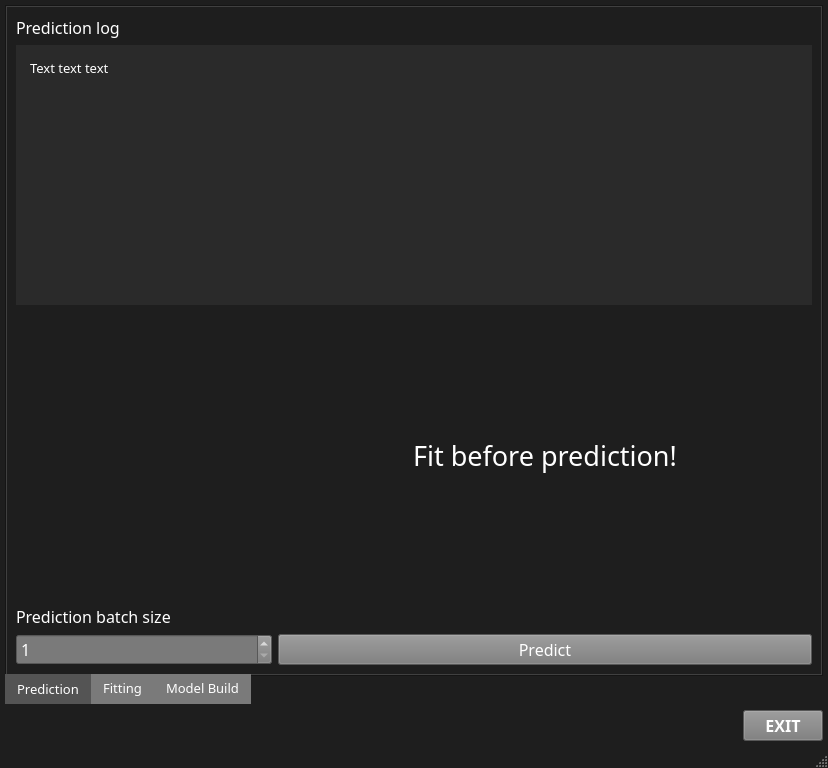
<?xml version="1.0" encoding="UTF-8"?>
<ui version="4.0">
 <class>MainWindow</class>
 <widget class="QMainWindow" name="MainWindow">
  <property name="geometry">
   <rect>
    <x>0</x>
    <y>0</y>
    <width>828</width>
    <height>768</height>
   </rect>
  </property>
  <property name="sizePolicy">
   <sizepolicy hsizetype="Fixed" vsizetype="Fixed">
    <horstretch>0</horstretch>
    <verstretch>0</verstretch>
   </sizepolicy>
  </property>
  <property name="windowTitle">
   <string>MainWindow</string>
  </property>
  <property name="styleSheet">
   <string notr="true">QMainWindow {
    background-color: rgb(30, 30, 30);
}</string>
  </property>
  <widget class="QWidget" name="centralwidget">
   <property name="styleSheet">
    <string notr="true">QWidget {
    background-color: rgb(30, 30, 30);
}</string>
   </property>
   <layout class="QGridLayout" name="gridLayout_2">
    <property name="leftMargin">
     <number>5</number>
    </property>
    <property name="topMargin">
     <number>5</number>
    </property>
    <property name="rightMargin">
     <number>5</number>
    </property>
    <property name="bottomMargin">
     <number>5</number>
    </property>
    <item row="0" column="0">
     <widget class="QTabWidget" name="menu">
      <property name="font">
       <font>
        <family>Malgun Gothic</family>
        <pointsize>10</pointsize>
       </font>
      </property>
      <property name="styleSheet">
       <string notr="true">QTabBar::tab {
    color: rgb(255, 255, 255);
	background-color: rgb(122, 122, 122);
}

QTabBar::tab:selected {
    color: rgb(255, 255, 255);
	background-color: rgb(84, 84, 84);
}</string>
      </property>
      <property name="tabPosition">
       <enum>QTabWidget::South</enum>
      </property>
      <property name="tabShape">
       <enum>QTabWidget::Rounded</enum>
      </property>
      <property name="currentIndex">
       <number>0</number>
      </property>
      <property name="iconSize">
       <size>
        <width>50</width>
        <height>50</height>
       </size>
      </property>
      <property name="elideMode">
       <enum>Qt::ElideMiddle</enum>
      </property>
      <property name="movable">
       <bool>false</bool>
      </property>
      <widget class="QWidget" name="prediction">
       <property name="styleSheet">
        <string notr="true">QPushButton {
    color: rgb(255, 255, 255);
	background-color: rgb(122, 122, 122);
}</string>
       </property>
       <attribute name="title">
        <string>Prediction</string>
       </attribute>
       <layout class="QVBoxLayout" name="verticalLayout_3">
        <item>
         <widget class="QLabel" name="label_4">
          <property name="font">
           <font>
            <family>Malgun Gothic</family>
            <pointsize>12</pointsize>
           </font>
          </property>
          <property name="styleSheet">
           <string notr="true">QLabel {
    color: rgb(255, 255, 255);
}</string>
          </property>
          <property name="text">
           <string>Prediction log</string>
          </property>
         </widget>
        </item>
        <item>
         <widget class="QPlainTextEdit" name="prediction_log">
          <property name="font">
           <font>
            <family>Malgun Gothic</family>
            <pointsize>10</pointsize>
           </font>
          </property>
          <property name="contextMenuPolicy">
           <enum>Qt::NoContextMenu</enum>
          </property>
          <property name="styleSheet">
           <string notr="true">QPlainTextEdit {
    background-color: rgb(42, 42, 42);
    color: rgb(255, 255, 255);
    border: none;
	padding: 10px;
}

/* VERTICAL SCROLLBAR */
 QScrollBar:vertical {
	border: none;
    width: 14px;
    margin: 15px 0 15px 0;
 }

/*  HANDLE BAR VERTICAL */
QScrollBar::handle:vertical {	
	background-color:  rgb(90, 90, 90);
	color: rgb(130, 130, 130);
	min-height: 30px;
	border: none;
}
QScrollBar::handle:vertical:hover{	
	background-color: rgb(255, 0, 127);
}
QScrollBar::handle:vertical:pressed {	
	background-color: rgb(185, 0, 92);
}

/* BTN TOP - SCROLLBAR */
QScrollBar::sub-line:vertical {
	border: none;
	background-color:  rgb(130, 130, 130);
	height: 15px;
	subcontrol-position: top;
	subcontrol-origin: margin;
}
QScrollBar::sub-line:vertical:hover {	
	background-color: rgb(255, 0, 127);
}
QScrollBar::sub-line:vertical:pressed {	
	background-color: rgb(185, 0, 92);
}

/* BTN BOTTOM - SCROLLBAR */
QScrollBar::add-line:vertical {
	border: none;
	background-color: rgb(130, 130, 130);
	height: 15px;
	subcontrol-position: bottom;
	subcontrol-origin: margin;
}
QScrollBar::add-line:vertical:hover {	
	background-color: rgb(255, 0, 127);
}
QScrollBar::add-line:vertical:pressed {	
	background-color: rgb(185, 0, 92);
}

/* RESET ARROW */
QScrollBar::up-arrow:vertical, QScrollBar::down-arrow:vertical {
	background: none;
}
QScrollBar::add-page:vertical, QScrollBar::sub-page:vertical {
	background: none;
}
</string>
          </property>
          <property name="plainText">
           <string>Text text text</string>
          </property>
         </widget>
        </item>
        <item>
         <layout class="QHBoxLayout" name="horizontalLayout_2">
          <item>
           <layout class="QVBoxLayout" name="verticalLayout_9">
            <property name="spacing">
             <number>0</number>
            </property>
            <item>
             <widget class="QLabel" name="predict_image">
              <property name="sizePolicy">
               <sizepolicy hsizetype="Fixed" vsizetype="Fixed">
                <horstretch>0</horstretch>
                <verstretch>0</verstretch>
               </sizepolicy>
              </property>
              <property name="minimumSize">
               <size>
                <width>256</width>
                <height>256</height>
               </size>
              </property>
              <property name="maximumSize">
               <size>
                <width>256</width>
                <height>256</height>
               </size>
              </property>
              <property name="font">
               <font>
                <family>Malgun Gothic</family>
                <pointsize>12</pointsize>
               </font>
              </property>
              <property name="styleSheet">
               <string notr="true">QLabel {
    color: rgb(255, 255, 255);
}</string>
              </property>
              <property name="text">
               <string/>
              </property>
             </widget>
            </item>
            <item>
             <layout class="QHBoxLayout" name="horizontalLayout_7">
              <item>
               <widget class="QLabel" name="predict_results">
                <property name="sizePolicy">
                 <sizepolicy hsizetype="Preferred" vsizetype="Expanding">
                  <horstretch>0</horstretch>
                  <verstretch>0</verstretch>
                 </sizepolicy>
                </property>
                <property name="font">
                 <font>
                  <family>Malgun Gothic</family>
                  <pointsize>12</pointsize>
                 </font>
                </property>
                <property name="styleSheet">
                 <string notr="true">QLabel {
    color: rgb(255, 255, 255);
}</string>
                </property>
                <property name="text">
                 <string/>
                </property>
                <property name="wordWrap">
                 <bool>true</bool>
                </property>
               </widget>
              </item>
              <item>
               <widget class="QLabel" name="predict_correct_image">
                <property name="sizePolicy">
                 <sizepolicy hsizetype="Fixed" vsizetype="Fixed">
                  <horstretch>32</horstretch>
                  <verstretch>32</verstretch>
                 </sizepolicy>
                </property>
                <property name="minimumSize">
                 <size>
                  <width>32</width>
                  <height>32</height>
                 </size>
                </property>
                <property name="maximumSize">
                 <size>
                  <width>32</width>
                  <height>32</height>
                 </size>
                </property>
                <property name="font">
                 <font>
                  <family>Malgun Gothic</family>
                  <pointsize>12</pointsize>
                 </font>
                </property>
                <property name="styleSheet">
                 <string notr="true">QLabel {
    color: rgb(255, 255, 255);
}</string>
                </property>
                <property name="text">
                 <string/>
                </property>
               </widget>
              </item>
             </layout>
            </item>
           </layout>
          </item>
          <item>
           <widget class="QLabel" name="fit_before_prediction_label">
            <property name="sizePolicy">
             <sizepolicy hsizetype="MinimumExpanding" vsizetype="Preferred">
              <horstretch>0</horstretch>
              <verstretch>0</verstretch>
             </sizepolicy>
            </property>
            <property name="font">
             <font>
              <family>Malgun Gothic</family>
              <pointsize>20</pointsize>
             </font>
            </property>
            <property name="styleSheet">
             <string notr="true">QLabel {
    color: rgb(255, 255, 255);
}</string>
            </property>
            <property name="text">
             <string>Fit before prediction!</string>
            </property>
            <property name="alignment">
             <set>Qt::AlignCenter</set>
            </property>
           </widget>
          </item>
         </layout>
        </item>
        <item>
         <layout class="QGridLayout" name="gridLayout_3">
          <item row="0" column="0">
           <widget class="QLabel" name="label_9">
            <property name="maximumSize">
             <size>
              <width>256</width>
              <height>16777215</height>
             </size>
            </property>
            <property name="font">
             <font>
              <family>Malgun Gothic</family>
              <pointsize>12</pointsize>
             </font>
            </property>
            <property name="styleSheet">
             <string notr="true">QLabel {
    color: rgb(255, 255, 255);
}</string>
            </property>
            <property name="text">
             <string>Prediction batch size</string>
            </property>
           </widget>
          </item>
          <item row="1" column="0">
           <widget class="QSpinBox" name="prediction_batch_size_spin_box">
            <property name="sizePolicy">
             <sizepolicy hsizetype="Preferred" vsizetype="Fixed">
              <horstretch>0</horstretch>
              <verstretch>0</verstretch>
             </sizepolicy>
            </property>
            <property name="minimumSize">
             <size>
              <width>0</width>
              <height>25</height>
             </size>
            </property>
            <property name="maximumSize">
             <size>
              <width>256</width>
              <height>16777215</height>
             </size>
            </property>
            <property name="font">
             <font>
              <family>Malgun Gothic</family>
              <pointsize>12</pointsize>
             </font>
            </property>
            <property name="styleSheet">
             <string notr="true">QSpinBox {
    color: rgb(255, 255, 255);
	background-color: rgb(122, 122, 122);
}

QSpinBox QAbstractItemView {

        color: rgb(255, 255, 255);
}

QSpinBox QAbstractItemView::item {
	color: rgb(255, 255, 255);
}
</string>
            </property>
            <property name="minimum">
             <number>1</number>
            </property>
            <property name="maximum">
             <number>1000</number>
            </property>
           </widget>
          </item>
          <item row="1" column="1">
           <widget class="QPushButton" name="predict_button">
            <property name="font">
             <font>
              <family>Malgun Gothic</family>
              <pointsize>12</pointsize>
             </font>
            </property>
            <property name="styleSheet">
             <string notr="true">QPushButton {
    color: rgb(255, 255, 255);
	background-color: rgb(122, 122, 122);
}

QPushButton:disabled {
    color: rgb(124, 124, 124);
	background-color: rgb(75, 75, 75);
}</string>
            </property>
            <property name="text">
             <string>Predict</string>
            </property>
           </widget>
          </item>
         </layout>
        </item>
        <item>
         <layout class="QHBoxLayout" name="horizontalLayout_3"/>
        </item>
       </layout>
      </widget>
      <widget class="QWidget" name="fitting">
       <property name="sizePolicy">
        <sizepolicy hsizetype="Ignored" vsizetype="Preferred">
         <horstretch>0</horstretch>
         <verstretch>0</verstretch>
        </sizepolicy>
       </property>
       <attribute name="title">
        <string>Fitting</string>
       </attribute>
       <layout class="QVBoxLayout" name="verticalLayout_4">
        <item>
         <widget class="QLabel" name="label">
          <property name="font">
           <font>
            <family>Malgun Gothic</family>
            <pointsize>12</pointsize>
           </font>
          </property>
          <property name="styleSheet">
           <string notr="true">QLabel {
    color: rgb(255, 255, 255);
}</string>
          </property>
          <property name="text">
           <string>Fitting log</string>
          </property>
         </widget>
        </item>
        <item>
         <widget class="QPlainTextEdit" name="fitting_log">
          <property name="font">
           <font>
            <family>Malgun Gothic</family>
            <pointsize>10</pointsize>
           </font>
          </property>
          <property name="contextMenuPolicy">
           <enum>Qt::NoContextMenu</enum>
          </property>
          <property name="styleSheet">
           <string notr="true">QPlainTextEdit {
    background-color: rgb(42, 42, 42);
    color: rgb(255, 255, 255);
    border: none;
	padding: 10px;
}

/* VERTICAL SCROLLBAR */
 QScrollBar:vertical {
	border: none;
    width: 14px;
    margin: 15px 0 15px 0;
 }

/*  HANDLE BAR VERTICAL */
QScrollBar::handle:vertical {	
	background-color:  rgb(90, 90, 90);
	color: rgb(130, 130, 130);
	min-height: 30px;
	border: none;
}
QScrollBar::handle:vertical:hover{	
	background-color: rgb(255, 0, 127);
}
QScrollBar::handle:vertical:pressed {	
	background-color: rgb(185, 0, 92);
}

/* BTN TOP - SCROLLBAR */
QScrollBar::sub-line:vertical {
	border: none;
	background-color:  rgb(130, 130, 130);
	height: 15px;
	subcontrol-position: top;
	subcontrol-origin: margin;
}
QScrollBar::sub-line:vertical:hover {	
	background-color: rgb(255, 0, 127);
}
QScrollBar::sub-line:vertical:pressed {	
	background-color: rgb(185, 0, 92);
}

/* BTN BOTTOM - SCROLLBAR */
QScrollBar::add-line:vertical {
	border: none;
	background-color: rgb(130, 130, 130);
	height: 15px;
	subcontrol-position: bottom;
	subcontrol-origin: margin;
}
QScrollBar::add-line:vertical:hover {	
	background-color: rgb(255, 0, 127);
}
QScrollBar::add-line:vertical:pressed {	
	background-color: rgb(185, 0, 92);
}

/* RESET ARROW */
QScrollBar::up-arrow:vertical, QScrollBar::down-arrow:vertical {
	background: none;
}
QScrollBar::add-page:vertical, QScrollBar::sub-page:vertical {
	background: none;
}
</string>
          </property>
          <property name="plainText">
           <string>Text text text</string>
          </property>
         </widget>
        </item>
        <item>
         <layout class="QGridLayout" name="gridLayout">
          <item row="1" column="0">
           <widget class="QComboBox" name="optimizer_combo_box">
            <property name="font">
             <font>
              <family>Malgun Gothic</family>
              <pointsize>12</pointsize>
             </font>
            </property>
            <property name="styleSheet">
             <string notr="true">QComboBox {
    color: rgb(255, 255, 255);
	background-color: rgb(122, 122, 122);
}


QComboBox QAbstractItemView {

        color: rgb(255, 255, 255);
}

QComboBox QAbstractItemView::item {
	color: rgb(255, 255, 255);
}
</string>
            </property>
            <item>
             <property name="text">
              <string>New Item</string>
             </property>
            </item>
            <item>
             <property name="text">
              <string>New Item</string>
             </property>
            </item>
            <item>
             <property name="text">
              <string>New Item</string>
             </property>
            </item>
           </widget>
          </item>
          <item row="1" column="2">
           <widget class="QSpinBox" name="train_dataset_size_spin_box">
            <property name="sizePolicy">
             <sizepolicy hsizetype="Preferred" vsizetype="Fixed">
              <horstretch>0</horstretch>
              <verstretch>0</verstretch>
             </sizepolicy>
            </property>
            <property name="minimumSize">
             <size>
              <width>0</width>
              <height>25</height>
             </size>
            </property>
            <property name="font">
             <font>
              <family>Malgun Gothic</family>
              <pointsize>12</pointsize>
             </font>
            </property>
            <property name="styleSheet">
             <string notr="true">QSpinBox {
    color: rgb(255, 255, 255);
	background-color: rgb(122, 122, 122);
}

QSpinBox QAbstractItemView {

        color: rgb(255, 255, 255);
}

QSpinBox QAbstractItemView::item {
	color: rgb(255, 255, 255);
}
</string>
            </property>
            <property name="minimum">
             <number>1</number>
            </property>
            <property name="maximum">
             <number>5000</number>
            </property>
           </widget>
          </item>
          <item row="0" column="0">
           <widget class="QLabel" name="label_6">
            <property name="font">
             <font>
              <family>Malgun Gothic</family>
              <pointsize>12</pointsize>
             </font>
            </property>
            <property name="styleSheet">
             <string notr="true">QLabel {
    color: rgb(255, 255, 255);
}</string>
            </property>
            <property name="text">
             <string>Optimizer</string>
            </property>
           </widget>
          </item>
          <item row="1" column="3">
           <widget class="QPushButton" name="fitting_button">
            <property name="enabled">
             <bool>true</bool>
            </property>
            <property name="font">
             <font>
              <family>Malgun Gothic</family>
              <pointsize>12</pointsize>
             </font>
            </property>
            <property name="styleSheet">
             <string notr="true">QPushButton {
    color: rgb(255, 255, 255);
	background-color: rgb(122, 122, 122);
}

QPushButton:disabled {
    color: rgb(124, 124, 124);
	background-color: rgb(75, 75, 75);
}</string>
            </property>
            <property name="text">
             <string>Fit!</string>
            </property>
           </widget>
          </item>
          <item row="0" column="2">
           <widget class="QLabel" name="label_8">
            <property name="font">
             <font>
              <family>Malgun Gothic</family>
              <pointsize>12</pointsize>
             </font>
            </property>
            <property name="styleSheet">
             <string notr="true">QLabel {
    color: rgb(255, 255, 255);
}</string>
            </property>
            <property name="text">
             <string>Train dataset size (each)</string>
            </property>
           </widget>
          </item>
          <item row="1" column="1">
           <widget class="QSpinBox" name="epoch_count_spin_box">
            <property name="sizePolicy">
             <sizepolicy hsizetype="Preferred" vsizetype="Fixed">
              <horstretch>0</horstretch>
              <verstretch>0</verstretch>
             </sizepolicy>
            </property>
            <property name="minimumSize">
             <size>
              <width>0</width>
              <height>25</height>
             </size>
            </property>
            <property name="font">
             <font>
              <family>Malgun Gothic</family>
              <pointsize>12</pointsize>
             </font>
            </property>
            <property name="styleSheet">
             <string notr="true">QSpinBox {
    color: rgb(255, 255, 255);
	background-color: rgb(122, 122, 122);
}

QSpinBox QAbstractItemView {

        color: rgb(255, 255, 255);
}

QSpinBox QAbstractItemView::item {
	color: rgb(255, 255, 255);
}
</string>
            </property>
            <property name="minimum">
             <number>1</number>
            </property>
            <property name="maximum">
             <number>10000</number>
            </property>
           </widget>
          </item>
          <item row="0" column="1">
           <widget class="QLabel" name="label_7">
            <property name="font">
             <font>
              <family>Malgun Gothic</family>
              <pointsize>12</pointsize>
             </font>
            </property>
            <property name="styleSheet">
             <string notr="true">QLabel {
    color: rgb(255, 255, 255);
}</string>
            </property>
            <property name="text">
             <string>Epoch count</string>
            </property>
           </widget>
          </item>
          <item row="0" column="3">
           <widget class="QPushButton" name="delete_model_button">
            <property name="enabled">
             <bool>true</bool>
            </property>
            <property name="font">
             <font>
              <family>Malgun Gothic</family>
              <pointsize>12</pointsize>
             </font>
            </property>
            <property name="styleSheet">
             <string notr="true">QPushButton {
    color: rgb(255, 255, 255);
	background-color: rgb(122, 122, 122);
}

QPushButton:disabled {
    color: rgb(124, 124, 124);
	background-color: rgb(75, 75, 75);
}</string>
            </property>
            <property name="text">
             <string>Delete model</string>
            </property>
           </widget>
          </item>
         </layout>
        </item>
       </layout>
      </widget>
      <widget class="QWidget" name="build">
       <attribute name="title">
        <string>Model Build</string>
       </attribute>
       <layout class="QVBoxLayout" name="verticalLayout_5">
        <item>
         <layout class="QHBoxLayout" name="horizontalLayout">
          <item>
           <widget class="QWidget" name="model_layout" native="true">
            <property name="sizePolicy">
             <sizepolicy hsizetype="Expanding" vsizetype="Expanding">
              <horstretch>0</horstretch>
              <verstretch>0</verstretch>
             </sizepolicy>
            </property>
            <property name="minimumSize">
             <size>
              <width>200</width>
              <height>0</height>
             </size>
            </property>
            <layout class="QVBoxLayout" name="verticalLayout_8">
             <property name="leftMargin">
              <number>0</number>
             </property>
             <property name="topMargin">
              <number>0</number>
             </property>
             <property name="rightMargin">
              <number>5</number>
             </property>
             <property name="bottomMargin">
              <number>0</number>
             </property>
             <item>
              <widget class="QLabel" name="label_3">
               <property name="sizePolicy">
                <sizepolicy hsizetype="Expanding" vsizetype="Preferred">
                 <horstretch>0</horstretch>
                 <verstretch>0</verstretch>
                </sizepolicy>
               </property>
               <property name="font">
                <font>
                 <family>Malgun Gothic</family>
                 <pointsize>12</pointsize>
                </font>
               </property>
               <property name="styleSheet">
                <string notr="true">QLabel {
    color: rgb(255, 255, 255);
}</string>
               </property>
               <property name="text">
                <string>Model</string>
               </property>
              </widget>
             </item>
             <item>
              <layout class="QHBoxLayout" name="layer_item_2" stretch="0,0,1">
               <item>
                <layout class="QHBoxLayout" name="horizontalLayout_8" stretch=""/>
               </item>
               <item>
                <widget class="QLabel" name="name_2">
                 <property name="minimumSize">
                  <size>
                   <width>200</width>
                   <height>30</height>
                  </size>
                 </property>
                 <property name="maximumSize">
                  <size>
                   <width>200</width>
                   <height>16777215</height>
                  </size>
                 </property>
                 <property name="font">
                  <font>
                   <family>Malgun Gothic</family>
                   <pointsize>10</pointsize>
                  </font>
                 </property>
                 <property name="styleSheet">
                  <string notr="true">QLabel {
    color: rgb(255, 255, 255);
}</string>
                 </property>
                 <property name="text">
                  <string>Input layer</string>
                 </property>
                </widget>
               </item>
               <item>
                <layout class="QHBoxLayout" name="parameters_layout_3">
                 <item>
                  <layout class="QHBoxLayout" name="parameter_item" stretch="4,1,0">
                   <property name="sizeConstraint">
                    <enum>QLayout::SetFixedSize</enum>
                   </property>
                   <item>
                    <widget class="QLabel" name="name_5">
                     <property name="maximumSize">
                      <size>
                       <width>130</width>
                       <height>16777215</height>
                      </size>
                     </property>
                     <property name="font">
                      <font>
                       <pointsize>10</pointsize>
                      </font>
                     </property>
                     <property name="styleSheet">
                      <string notr="true">QLabel {
    color: rgb(255, 255, 255);
}</string>
                     </property>
                     <property name="lineWidth">
                      <number>2</number>
                     </property>
                     <property name="text">
                      <string>Image scale in px*px</string>
                     </property>
                     <property name="wordWrap">
                      <bool>true</bool>
                     </property>
                    </widget>
                   </item>
                   <item>
                    <widget class="QDoubleSpinBox" name="image_scale_spin_box">
                     <property name="enabled">
                      <bool>true</bool>
                     </property>
                     <property name="maximumSize">
                      <size>
                       <width>70</width>
                       <height>16777215</height>
                      </size>
                     </property>
                     <property name="font">
                      <font>
                       <pointsize>12</pointsize>
                      </font>
                     </property>
                     <property name="styleSheet">
                      <string notr="true">QDoubleSpinBox {
    color: rgb(255, 255, 255);
	background-color: rgb(122, 122, 122);
}

QDoubleSpinBox QAbstractItemView {

        color: rgb(255, 255, 255);
}

QDoubleSpinBox QAbstractItemView::item {
	color: rgb(255, 255, 255);
}
</string>
                     </property>
                     <property name="decimals">
                      <number>0</number>
                     </property>
                     <property name="minimum">
                      <double>8.000000000000000</double>
                     </property>
                     <property name="maximum">
                      <double>512.000000000000000</double>
                     </property>
                    </widget>
                   </item>
                   <item>
                    <spacer name="horizontalSpacer_2">
                     <property name="orientation">
                      <enum>Qt::Horizontal</enum>
                     </property>
                     <property name="sizeHint" stdset="0">
                      <size>
                       <width>40</width>
                       <height>20</height>
                      </size>
                     </property>
                    </spacer>
                   </item>
                  </layout>
                 </item>
                </layout>
               </item>
              </layout>
             </item>
             <item>
              <widget class="QScrollArea" name="scrollArea">
               <property name="widgetResizable">
                <bool>true</bool>
               </property>
               <widget class="QWidget" name="model_layers_layout">
                <property name="geometry">
                 <rect>
                  <x>0</x>
                  <y>0</y>
                  <width>785</width>
                  <height>489</height>
                 </rect>
                </property>
                <layout class="QVBoxLayout" name="verticalLayout_2">
                 <property name="spacing">
                  <number>5</number>
                 </property>
                 <property name="sizeConstraint">
                  <enum>QLayout::SetFixedSize</enum>
                 </property>
                 <property name="leftMargin">
                  <number>5</number>
                 </property>
                 <property name="topMargin">
                  <number>5</number>
                 </property>
                 <property name="rightMargin">
                  <number>5</number>
                 </property>
                 <property name="bottomMargin">
                  <number>5</number>
                 </property>
                 <item>
                  <spacer name="verticalSpacer">
                   <property name="orientation">
                    <enum>Qt::Vertical</enum>
                   </property>
                   <property name="sizeHint" stdset="0">
                    <size>
                     <width>0</width>
                     <height>0</height>
                    </size>
                   </property>
                  </spacer>
                 </item>
                </layout>
               </widget>
              </widget>
             </item>
             <item>
              <layout class="QHBoxLayout" name="layer_item_4" stretch="0,0,1">
               <item>
                <layout class="QHBoxLayout" name="horizontalLayout_10" stretch=""/>
               </item>
               <item>
                <widget class="QLabel" name="name_4">
                 <property name="minimumSize">
                  <size>
                   <width>200</width>
                   <height>30</height>
                  </size>
                 </property>
                 <property name="maximumSize">
                  <size>
                   <width>200</width>
                   <height>16777215</height>
                  </size>
                 </property>
                 <property name="font">
                  <font>
                   <family>Malgun Gothic</family>
                   <pointsize>10</pointsize>
                  </font>
                 </property>
                 <property name="styleSheet">
                  <string notr="true">QLabel {
    color: rgb(255, 255, 255);
}</string>
                 </property>
                 <property name="text">
                  <string>Output dense layer (softmax)</string>
                 </property>
                </widget>
               </item>
               <item>
                <layout class="QHBoxLayout" name="parameters_layout_5">
                 <item>
                  <layout class="QHBoxLayout" name="parameter_item_3" stretch="1,0,0">
                   <item>
                    <widget class="QLabel" name="name_7">
                     <property name="maximumSize">
                      <size>
                       <width>130</width>
                       <height>16777215</height>
                      </size>
                     </property>
                     <property name="font">
                      <font>
                       <pointsize>10</pointsize>
                      </font>
                     </property>
                     <property name="styleSheet">
                      <string notr="true">QLabel {
    color: rgb(255, 255, 255);
}</string>
                     </property>
                     <property name="lineWidth">
                      <number>2</number>
                     </property>
                     <property name="text">
                      <string>Neuron count</string>
                     </property>
                     <property name="wordWrap">
                      <bool>true</bool>
                     </property>
                    </widget>
                   </item>
                   <item>
                    <widget class="QDoubleSpinBox" name="output_neuron_count">
                     <property name="enabled">
                      <bool>false</bool>
                     </property>
                     <property name="minimumSize">
                      <size>
                       <width>0</width>
                       <height>0</height>
                      </size>
                     </property>
                     <property name="maximumSize">
                      <size>
                       <width>70</width>
                       <height>16777215</height>
                      </size>
                     </property>
                     <property name="font">
                      <font>
                       <pointsize>12</pointsize>
                      </font>
                     </property>
                     <property name="styleSheet">
                      <string notr="true">QDoubleSpinBox {
    color: rgb(255, 255, 255);
	background-color: rgb(122, 122, 122);
}

QDoubleSpinBox QAbstractItemView {

        color: rgb(255, 255, 255);
}

QDoubleSpinBox QAbstractItemView::item {
	color: rgb(255, 255, 255);
}
</string>
                     </property>
                     <property name="decimals">
                      <number>0</number>
                     </property>
                     <property name="minimum">
                      <double>2.000000000000000</double>
                     </property>
                    </widget>
                   </item>
                   <item>
                    <spacer name="horizontalSpacer_3">
                     <property name="orientation">
                      <enum>Qt::Horizontal</enum>
                     </property>
                     <property name="sizeHint" stdset="0">
                      <size>
                       <width>40</width>
                       <height>20</height>
                      </size>
                     </property>
                    </spacer>
                   </item>
                  </layout>
                 </item>
                </layout>
               </item>
              </layout>
             </item>
             <item>
              <layout class="QHBoxLayout" name="horizontalLayout_4" stretch="1,0,1">
               <item>
                <widget class="QPushButton" name="change_model_button">
                 <property name="font">
                  <font>
                   <family>Malgun Gothic</family>
                   <pointsize>12</pointsize>
                  </font>
                 </property>
                 <property name="styleSheet">
                  <string notr="true">QPushButton {
    color: rgb(255, 255, 255);
	background-color: rgb(122, 122, 122);
}

QPushButton:disabled {
    color: rgb(124, 124, 124);
	background-color: rgb(75, 75, 75);
}</string>
                 </property>
                 <property name="text">
                  <string>Change model</string>
                 </property>
                </widget>
               </item>
               <item>
                <widget class="QPushButton" name="add_layer_button">
                 <property name="sizePolicy">
                  <sizepolicy hsizetype="Minimum" vsizetype="Fixed">
                   <horstretch>0</horstretch>
                   <verstretch>0</verstretch>
                  </sizepolicy>
                 </property>
                 <property name="maximumSize">
                  <size>
                   <width>120</width>
                   <height>16777215</height>
                  </size>
                 </property>
                 <property name="font">
                  <font>
                   <pointsize>12</pointsize>
                  </font>
                 </property>
                 <property name="styleSheet">
                  <string notr="true">QPushButton {
    color: rgb(255, 255, 255);
	background-color: rgb(122, 122, 122);
}

QPushButton:disabled {
    color: rgb(124, 124, 124);
	background-color: rgb(75, 75, 75);
}</string>
                 </property>
                 <property name="text">
                  <string>Add layer +</string>
                 </property>
                </widget>
               </item>
               <item>
                <widget class="QPushButton" name="save_model_button">
                 <property name="enabled">
                  <bool>true</bool>
                 </property>
                 <property name="font">
                  <font>
                   <family>Malgun Gothic</family>
                   <pointsize>12</pointsize>
                  </font>
                 </property>
                 <property name="styleSheet">
                  <string notr="true">QPushButton {
    color: rgb(255, 255, 255);
	background-color: rgb(122, 122, 122);
}

QPushButton:disabled {
    color: rgb(124, 124, 124);
	background-color: rgb(75, 75, 75);
}</string>
                 </property>
                 <property name="text">
                  <string>Save model</string>
                 </property>
                </widget>
               </item>
              </layout>
             </item>
            </layout>
           </widget>
          </item>
         </layout>
        </item>
       </layout>
      </widget>
     </widget>
    </item>
    <item row="1" column="0">
     <layout class="QHBoxLayout" name="horizontalLayout_5">
      <item>
       <spacer name="horizontalSpacer">
        <property name="orientation">
         <enum>Qt::Horizontal</enum>
        </property>
        <property name="sizeHint" stdset="0">
         <size>
          <width>40</width>
          <height>20</height>
         </size>
        </property>
       </spacer>
      </item>
      <item>
       <widget class="QPushButton" name="exit_button">
        <property name="font">
         <font>
          <family>Malgun Gothic</family>
          <pointsize>12</pointsize>
          <weight>75</weight>
          <bold>true</bold>
          <underline>false</underline>
          <strikeout>false</strikeout>
          <stylestrategy>PreferDefault</stylestrategy>
          <kerning>true</kerning>
         </font>
        </property>
        <property name="styleSheet">
         <string notr="true">QPushButton {
    color: rgb(255, 255, 255);
	background-color: rgb(122, 122, 122);
}

QPushButton:disabled {
    color: rgb(124, 124, 124);
	background-color: rgb(75, 75, 75);
}</string>
        </property>
        <property name="text">
         <string>EXIT</string>
        </property>
       </widget>
      </item>
     </layout>
    </item>
   </layout>
  </widget>
  <widget class="QMenuBar" name="menubar">
   <property name="geometry">
    <rect>
     <x>0</x>
     <y>0</y>
     <width>828</width>
     <height>21</height>
    </rect>
   </property>
  </widget>
  <widget class="QStatusBar" name="statusbar"/>
 </widget>
 <resources/>
 <connections/>
</ui>
